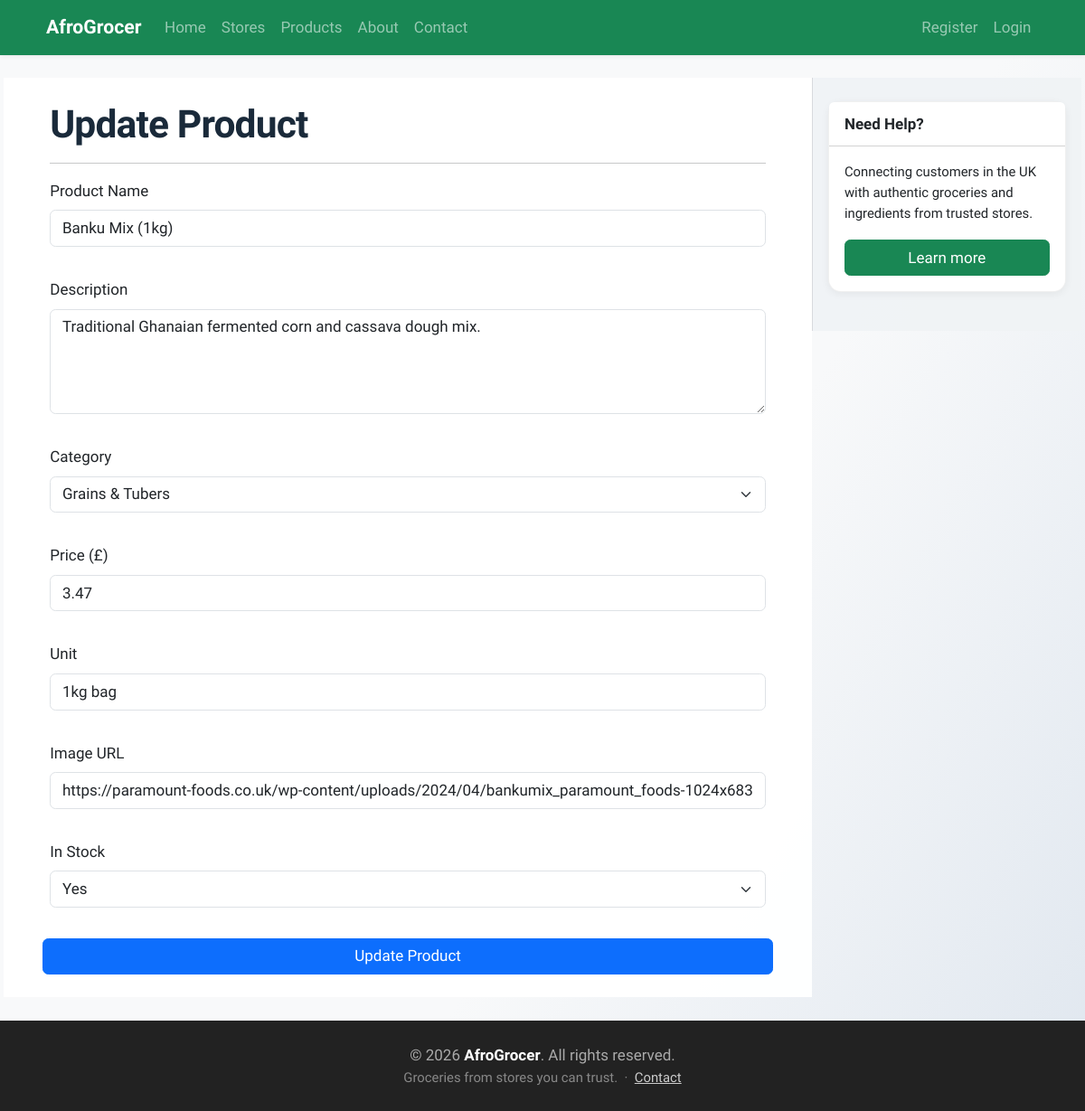
/update/2/, run on an earlier commit of the app's database.
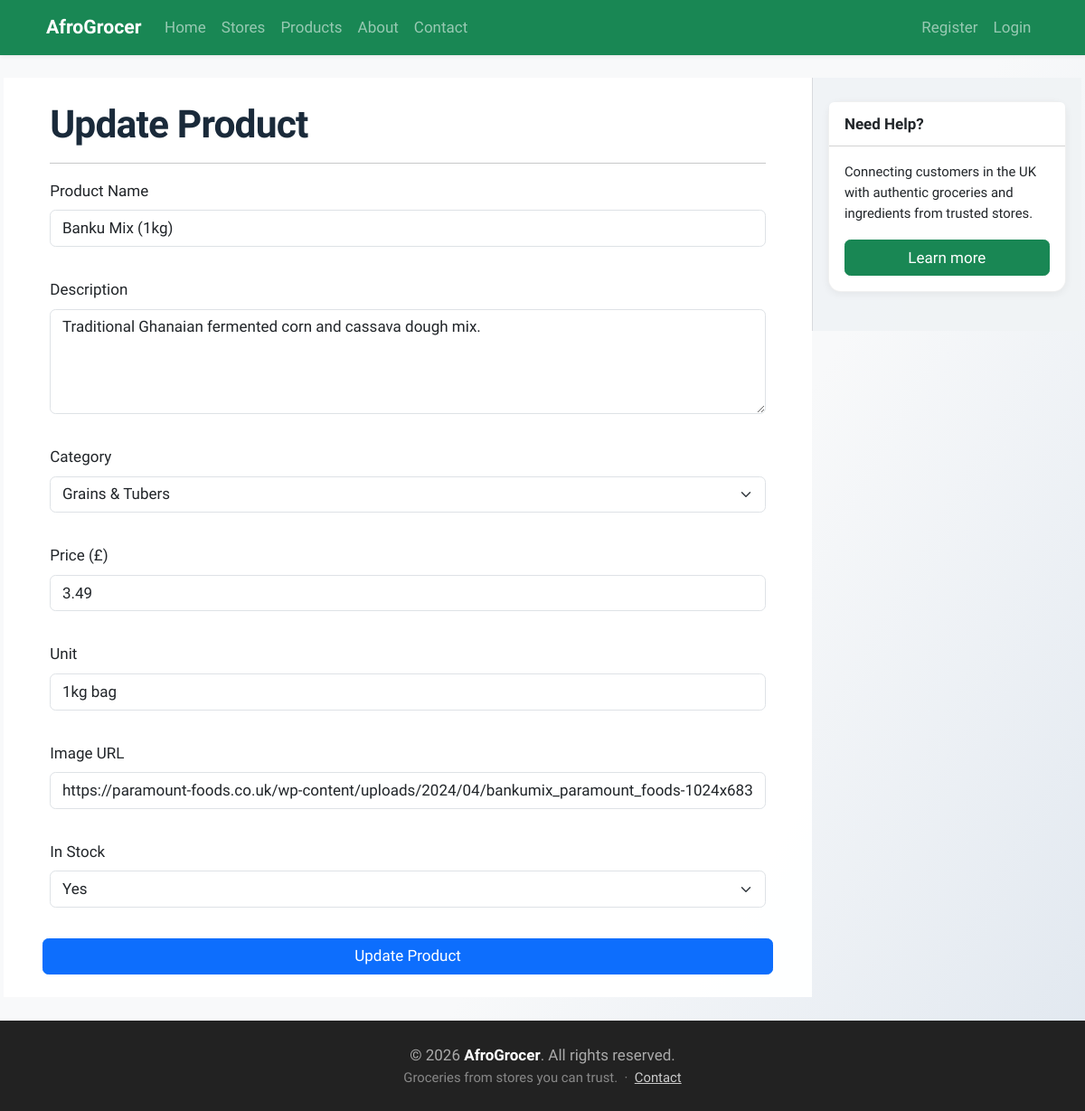
And on a later commit of the database.
### tables this page shows
CREATE TABLE products (
    id          INTEGER PRIMARY KEY AUTOINCREMENT,
    store_id    INTEGER NOT NULL REFERENCES stores(id),
    category_id INTEGER NOT NULL REFERENCES categories(id),
    origin_id   INTEGER REFERENCES origins(id),
    name        TEXT NOT NULL,
    description TEXT,
    price_gbp   REAL NOT NULL,
    unit        TEXT,           -- e.g. '1kg', '500ml', 'per piece'
    image       TEXT,           -- URL or filename of product image
    in_stock    BOOLEAN DEFAULT 1,
    created     TIMESTAMP DEFAULT CURRENT_TIMESTAMP
);

CREATE TABLE categories (
    id      INTEGER PRIMARY KEY AUTOINCREMENT,
    name    TEXT UNIQUE NOT NULL,
    slug    TEXT UNIQUE NOT NULL,
    icon    TEXT
);

### app.py (the view, shortened to what this page needs)
@app.route('/update/<int:id>/', methods=('GET', 'POST'))
def update_product(id):
   product = get_product_by_id(id)
   categories = get_all_categories()
   return render_template('update_product.html', title="Update Product", product=product, categories=categories)

### app.py (called while the page is built)
@app.context_processor
def inject_csrf_token():
    return dict(csrf_token=generate_csrf())

@app.context_processor
def inject_site_name():
    return dict(siteName=siteName)

@app.context_processor
def inject_current_year():
    return dict(current_year=datetime.now().year)

@app.context_processor
def inject_user_role():
    is_admin = False
    if session.get('user_id'):
        user = get_user_by_id(session['user_id'])
        if user and user['role'] == 'admin':
            is_admin = True
    return dict(is_admin=is_admin)

### db/db.py (called while the page is built)
def get_db_connection():
    BASE_DIR = os.path.dirname(os.path.dirname(os.path.abspath(__file__)))
    db_path = os.path.join(BASE_DIR, 'db', 'database.db')
    conn = sqlite3.connect(db_path)
    conn.row_factory = sqlite3.Row
    return conn

def get_all_categories():
    connection = get_db_connection()
    categories = connection.execute(
        "SELECT * FROM categories ORDER BY name ASC"
    ).fetchall()
    connection.close()
    return categories

### Templates/update_product.html (shortened to what this page needs)
{% extends "base.html" %}
{% block content %}
<h1>Update Product</h1>
<hr>
<form method="post" enctype="multipart/form-data" class="row g-3">
    <div class="mb-3">
        <label class="form-label">Product Name</label>
        <input
            type="text"
            name="name"
            class="form-control"
            value="{{ product['name'] }}"
            required
        >
    </div>
    <div class="mb-3">
        <label class="form-label">Description</label>
        <textarea
            name="description"
            class="form-control"
            rows="4"
            required
        >{{ product['description'] }}</textarea>
    </div>
    <div class="mb-3">
        <label class="form-label">Category</label>
        <select name="category_id" class="form-select" required>
            {% for category in categories %}
                <option
                    value="{{ category['id'] }}"
                    {% if category['id'] == product['category_id'] %}
                        selected
                    {% endif %}
                >
                    {{ category['name'] }}
                </option>
            {% endfor %}
        </select>
    </div>
    <div class="mb-3">
        <label class="form-label">Price (£)</label>
        <input
            type="number"
            step="0.01"
            name="price_gbp"
            class="form-control"
            value="{{ product['price_gbp'] }}"
            required
        >
    </div>
    <div class="mb-3">
        <label class="form-label">Unit</label>
        <input
            type="text"
            name="unit"
            class="form-control"
            value="{{ product['unit'] }}"
            required
        >
    </div>
    <div class="mb-3">
        <label class="form-label">Image URL</label>
        <input
            type="text"
            name="image"
            class="form-control"
            value="{{ product['image'] }}"
        >
    </div>
    <div class="mb-3">
        <label class="form-label">In Stock</label>
        <select name="in_stock" class="form-select">
            <option value="1"
                {% if product['in_stock'] == 1 %}
                    selected
                {% endif %}
            >
                Yes
            </option>
        </select>
    </div>
    <button type="submit" class="btn btn-primary">
        Update Product
    </button>
</form>
{% endblock %}

What changed in the data, as far as the page shows it:
changed products "Banku Mix (1kg)": price_gbp "3.47" → "3.49"
